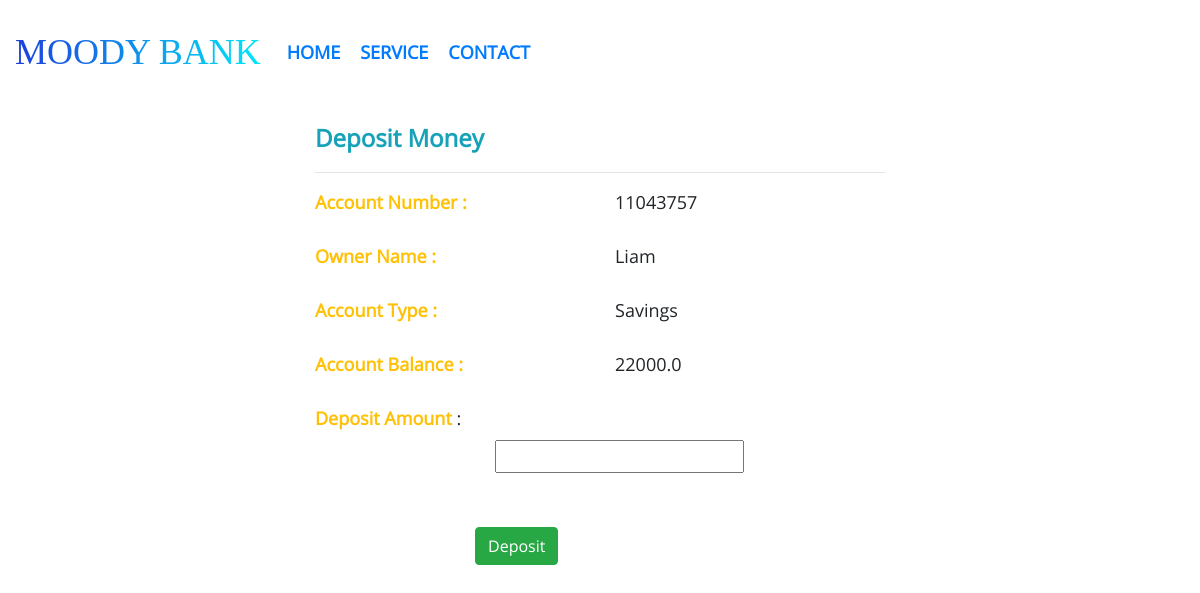
Before: /deposit/11043757 with the older database file.
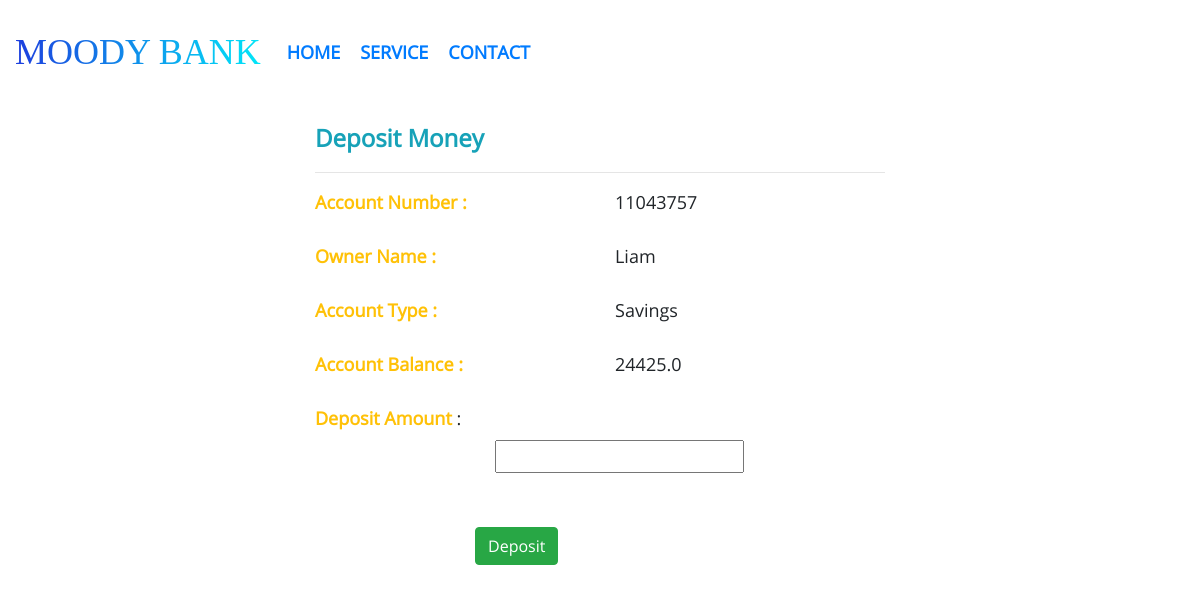
After: the same page with the newer database file.
### application/models.py (models this page shows, shortened)
class Account(db.Model):
	acc_no = db.Column(db.Integer, primary_key=True)
	acc_balance = db.Column(db.Float, nullable=False)
	acc_type = db.Column(db.String(1), nullable=False)
	acc_createDate = db.Column(db.DateTime, nullable=False, default=d.today())
	cust_id = db.Column(db.Integer, db.ForeignKey('customer.cust_id'), nullable=False)

### application/routes.py (the view, shortened to what this page needs)
@app.route("/deposit/<int:acc_no>",methods=["GET","POST"])
def deposit(acc_no):
	form = DepositMoneyForm()
	account = searchAccount(acc_no=acc_no)
	return render_template("deposit.html",title="Deposit Money", account=account, form=form)

### application/forms.py (shortened to what this page needs)
class DepositMoneyForm(FlaskForm):
	depositAmount = FloatField("Deposit Amount", validators=[DataRequired()])
	submit = SubmitField("Deposit")

### application/utils.py (called while the page is built, shortened)
def searchAccount(acc_no=None, cust_id=None, acc_type='S'):
	if acc_no != 0:
		account = Account.query.filter_by(acc_no=acc_no).first()
		if account:
			return account
		else:
			return None
	else:
		return None

### application/templates/deposit.html (shortened to what this page needs)
{% extends "layout.html" %}
{% block content %}
    <div class="row" style="font-size: large;">
        <div class="col-3"></div>
        <div class="col align-self-center">
            <legend class="text-info" style="font-weight: bold;">Deposit Money</legend><hr/>
            <div class="row">
                <div class="col-6 text-warning" style="font-weight: bold;">Account Number :</div><br/><br/>
                <div class="col-6">{{ account.acc_no }}</div>
            </div>
            <div class="row">
                <div class="col-6 text-warning" style="font-weight: bold;">Owner Name :</div><br/><br/>
                <div class="col-6">{{ account.Owner.cust_name }}</div>
            </div>
            <div class="row">
                <div class="col-6 text-warning" style="font-weight: bold;">Account Type :</div><br/><br/>
                {% if account.acc_type == 'S'%}
                <div class="col-6">Savings</div>
                {% elif account.acc_type == 'C' %}
                <div class="col-6">Current</div>
                {% endif %}
            </div>
            <div class="row">
                <div class="col-6 text-warning" style="font-weight: bold;">Account Balance :</div><br/><br/>
                <div class="col-6">{{ account.acc_balance }}</div>
            </div>
            <div>
                <form action="" method="POST">
                    {{ form.depositAmount.label(class="text-warning",style="font-weight: bold;") }} :
                    {{ form.depositAmount(style="margin-left:180px;") }}
                    <br/><br/> <br/>   {{ form.submit(class="btn btn-success",style="margin-left:160px;") }}
                </form>
            </div>
        </div>
        <div class="col-3"></div>
    </div>
{% endblock %}

Changed rows visible on the page:
changed Account id 11043757: acc_balance "22000.0" → "24425.0"
